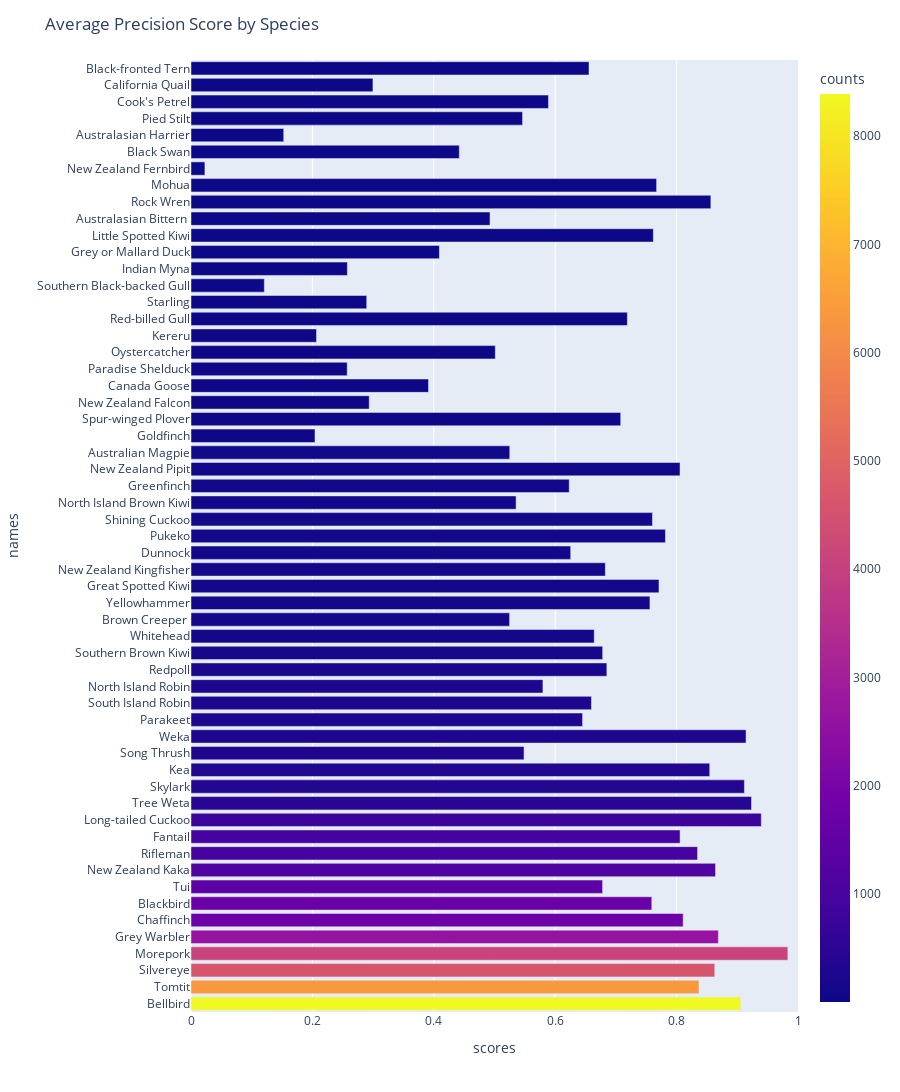

Notebook code for this chart:
### Markdown cell above
Let's switch to common names to make this easier to interpret.

### Code cell
if (df_val_pred.shape[0] == df_val_true.shape[0]) and (df_val_pred.shape[0] >=20):
    _, _ = plot_map_by_class(df_val_true, df_val_pred, min_samples=5)
else: print(f'There were only {df_val_pred.shape[0]} rows in the predictions dataframe, too few for mAP scores')

### Figure 1 — Plotly figure (JSON) as saved in the notebook; plotly's stock layout.template omitted (floating-point values rounded to 4 significant figures)
{"data": [{"alignmentgroup": "True", "customdata": [[8388], [6374], [4607], [4095], [2635], [1782], [1670], [1403], [1167], [966], [939], [767], [421], [344], [326], [315], [298], [295], [264], [264], [232], [153], [129], [121], [121], [118], [109], [107], [96], [86], [70], [57], [47], [33], [28], [27], [23], [23], [20], [18], [16], [16], [15], [13], [11], [10], [10], [9], [9], [9], [6], [6], [5], [5], [5], [5], [5]], "hovertemplate": "scores=%{x}<br>names=%{y}<br>counts=%{marker.color}<extra></extra>", "legendgroup": "", "marker": {"color": [8388, 6374, 4607, 4095, 2635, 1782, 1670, 1403, 1167, 966, 939, 767, 421, 344, 326, 315, 298, 295, 264, 264, 232, 153, 129, 121, 121, 118, 109, 107, 96, 86, 70, 57, 47, 33, 28, 27, 23, 23, 20, 18, 16, 16, 15, 13, 11, 10, 10, 9, 9, 9, 6, 6, 5, 5, 5, 5, 5], "coloraxis": "coloraxis", "pattern": {"shape": ""}}, "name": "", "offsetgroup": "", "orientation": "h", "showlegend": false, "textposition": "auto", "type": "bar", "x": [0.9056, 0.8369, 0.8629, 0.9833, 0.8688, 0.8108, 0.7591, 0.6781, 0.8641, 0.8345, 0.8057, 0.9395, 0.9234, 0.9117, 0.8546, 0.5487, 0.9144, 0.6451, 0.6598, 0.5798, 0.6851, 0.6782, 0.6643, 0.5249, 0.7561, 0.771, 0.6826, 0.6255, 0.7816, 0.7602, 0.5356, 0.6231, 0.8056, 0.5251, 0.2043, 0.7079, 0.2936, 0.3913, 0.2573, 0.5014, 0.2067, 0.7189, 0.2895, 0.1208, 0.2576, 0.4092, 0.7617, 0.4926, 0.8564, 0.767, 0.02292, 0.442, 0.1528, 0.5462, 0.5889, 0.2997, 0.6557], "xaxis": "x", "y": ["Bellbird", "Tomtit", "Silvereye", "Morepork", "Grey Warbler", "Chaffinch", "Blackbird", "Tui", "New Zealand Kaka", "Rifleman", "Fantail", "Long-tailed Cuckoo", "Tree Weta", "Skylark", "Kea", "Song Thrush", "Weka", "Parakeet", "South Island Robin", "North Island Robin", "Redpoll", "Southern Brown Kiwi", "Whitehead", "Brown Creeper ", "Yellowhammer", "Great Spotted Kiwi", "New Zealand Kingfisher", "Dunnock", "Pukeko", "Shining Cuckoo", "North Island Brown Kiwi", "Greenfinch", "New Zealand Pipit", "Australian Magpie", "Goldfinch", "Spur-winged Plover", "New Zealand Falcon", "Canada Goose", "Paradise Shelduck", "Oystercatcher", "Kereru", "Red-billed Gull", "Starling", "Southern Black-backed Gull", "Indian Myna", "Grey or Mallard Duck", "Little Spotted Kiwi", "Australasian Bittern ", "Rock Wren", "Mohua", "New Zealand Fernbird", "Black Swan", "Australasian Harrier", "Pied Stilt", "Cook's Petrel", "California Quail", "Black-fronted Tern"], "yaxis": "y"}], "layout": {"barmode": "relative", "coloraxis": {"colorbar": {"title": {"text": "counts"}}, "colorscale": [[0, "#0d0887"], [0.1111, "#46039f"], [0.2222, "#7201a8"], [0.3333, "#9c179e"], [0.4444, "#bd3786"], [0.5556, "#d8576b"], [0.6667, "#ed7953"], [0.7778, "#fb9f3a"], [0.8889, "#fdca26"], [1, "#f0f921"]]}, "height": 1200, "legend": {"tracegroupgap": 0}, "margin": {"t": 60}, "title": {"text": "Average Precision Score by Species"}, "xaxis": {"anchor": "y", "domain": [0, 1], "range": [0, 1], "title": {"text": "scores"}}, "yaxis": {"anchor": "x", "domain": [0, 1], "title": {"text": "names"}}}}
